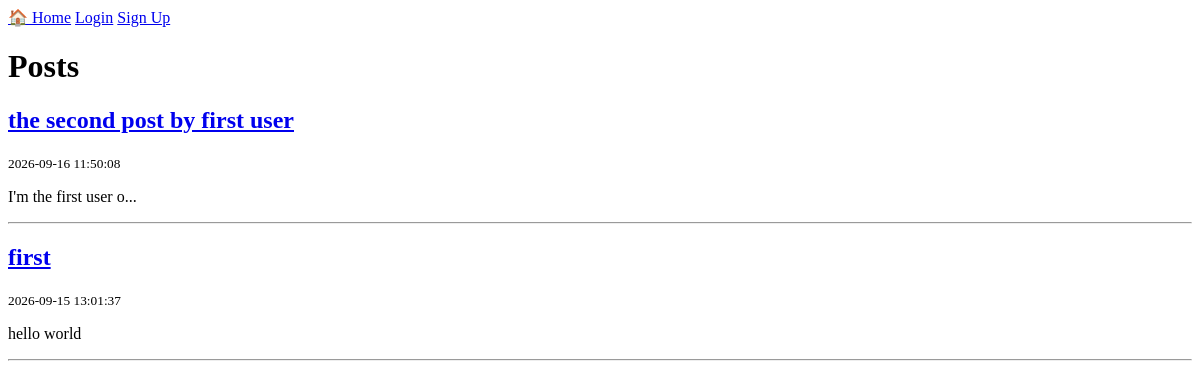
Before: / with the older database file.
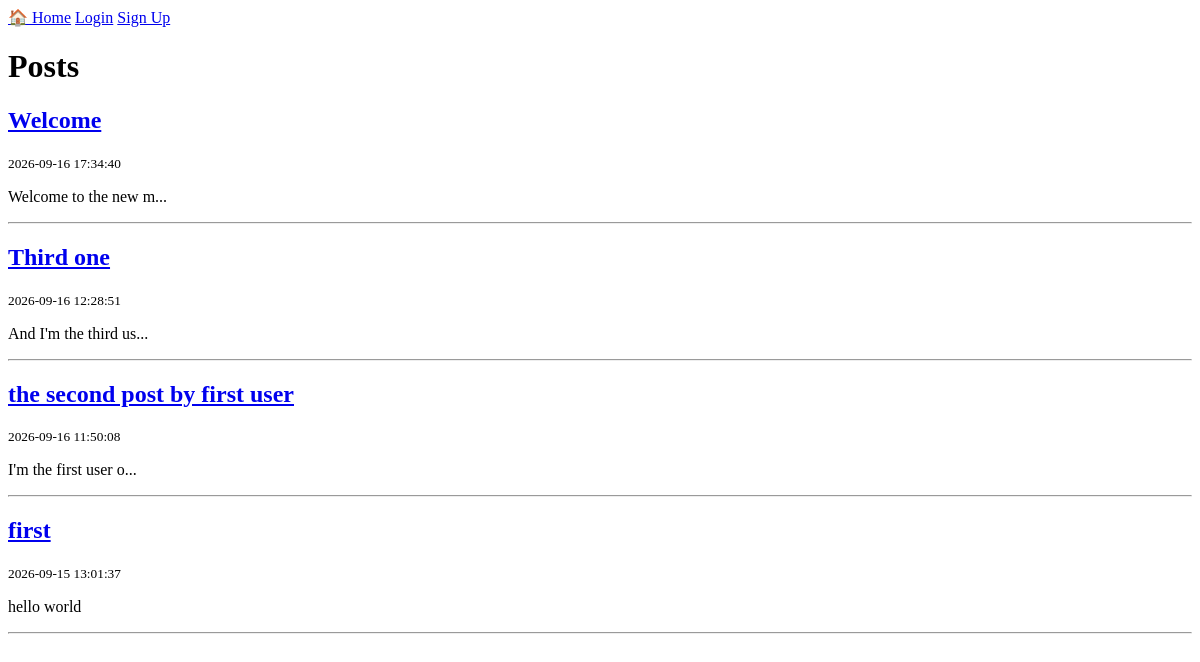
After: the same page with the newer database file.
### tables this page shows
CREATE TABLE posts (
            id INTEGER PRIMARY KEY AUTOINCREMENT,
            title TEXT NOT NULL,
            content TEXT NOT NULL,
            author_id INTEGER,
            created_at TIMESTAMP DEFAULT CURRENT_TIMESTAMP,
            FOREIGN KEY (author_id) REFERENCES users(id)
        );

### app.py (the view)
@app.route('/')
def home():
    conn = get_db()
    posts = conn.execute('SELECT * FROM posts ORDER BY id DESC').fetchall()
    conn.close()
    return render_template('home.html', posts=posts)

### database.py (called while the page is built)
def get_db():
    conn = sqlite3.connect(DATABASE)
    conn.row_factory = sqlite3.Row
    return conn

### templates/home.html
{% extends 'base.html' %}
{% block content %}
    <h1>Posts</h1>
    {% if posts %}
        {% for post in posts %}
            <article>
                <h2>
                    <a href="{{ url_for('post_detail', post_id=post['id']) }}">
                        {{ post['title'] }}
                    </a>
                </h2>
                <small>{{ post['created_at'] }}</small>
                <p>{{ post['content'][:20] }}{% if post['content']|length > 20 %}...{% endif %}</p>
            </article>
            <hr>
        {% endfor %}
    {% else %}
        <p>There is no post<a href="{{ url_for('add_post') }}">Create first post</a></p>
    {% endif %}
{% endblock %}

### templates/base.html (shortened to what this page needs)
<!DOCTYPE html>
<html lang="en">
<head>
</head>
<body>
    <nav>
        <a href="{{ url_for('home') }}">🏠 Home</a>
        {% if session.get('user_id') %}
            <span>Hello, {{ session.get('username') }}</span>
            <a href="{{ url_for('add_post') }}">✍️ New post</a>
            <a href="{{ url_for('logout') }}">Logout</a>
        {% else %}
            <a href="{{ url_for('login') }}">Login</a>
            <a href="{{ url_for('signup') }}">Sign Up</a>
        {% endif %}
    </nav>
    <main>
        {% block content %}{% endblock %}
    </main>
</body>
</html>

Changed rows visible on the page:
added posts: title "Welcome", created_at "2026-09-16 17:34:40", content "Welcome to the new m"
added posts: title "Third one", created_at "2026-09-16 12:28:51", content "And I'm the third us"
